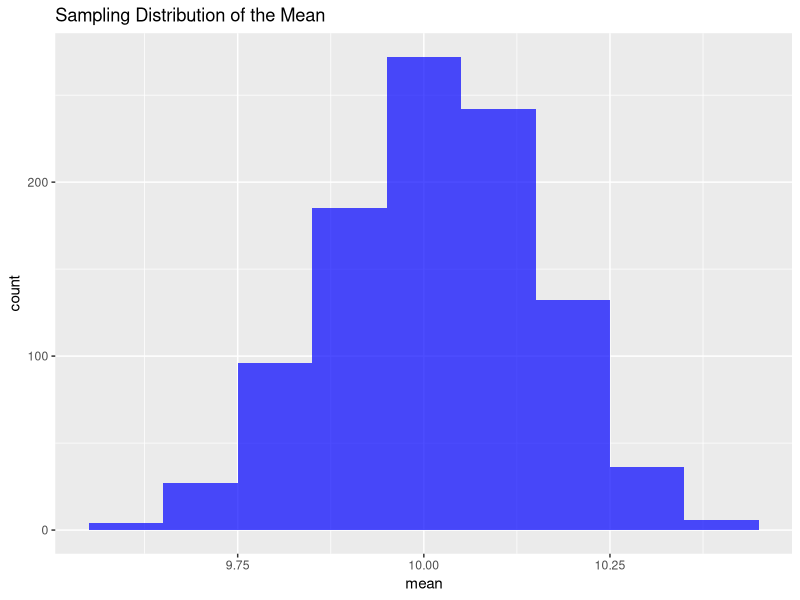
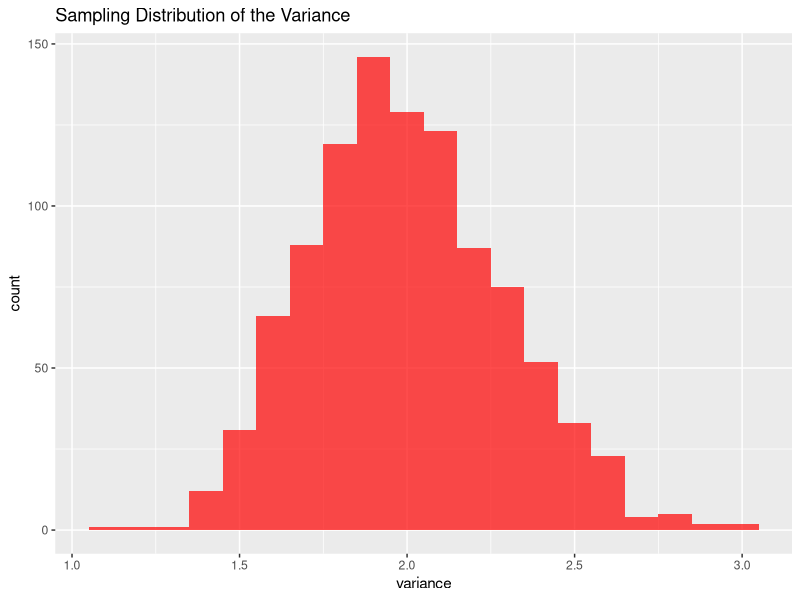

Recreate these plots in R, in order.
## ---- chunk 1
knitr::opts_chunk$set(echo = TRUE)
## ---- chunk 2
library(tidyverse)
library(stats)
library(markdown)
## ---- chunk 3
population <- rnorm(10000, mean = 10, sd = sqrt(2))
## ---- chunk 4
sample_data <- sample(population, 100)
sample_mean <- mean(sample_data)
sample_se <- sd(sample_data) / sqrt(100)
ci_lower <- sample_mean - qt(0.975, df = 99) * sample_se
ci_upper <- sample_mean + qt(0.975, df = 99) * sample_se
list(sample_mean = sample_mean, sample_se = sample_se, ci_lower = ci_lower, ci_upper = ci_upper)
## ---- chunk 5
sampling_means <- vector("numeric", 1000)
sampling_vars <- vector("numeric", 1000)

for (i in 1:1000) {
  sample_data <- sample(population, 100)
  sampling_means[i] <- mean(sample_data)
  sampling_vars[i] <- var(sample_data)
}

sampling_means_df <- tibble(mean = sampling_means)
sampling_vars_df <- tibble(variance = sampling_vars)

ggplot(sampling_means_df, aes(x = mean)) +
  geom_histogram(binwidth = 0.1, fill = "blue", alpha = 0.7) +
  ggtitle("Sampling Distribution of the Mean")

ggplot(sampling_vars_df, aes(x = variance)) +
  geom_histogram(binwidth = 0.1, fill = "red", alpha = 0.7) +
  ggtitle("Sampling Distribution of the Variance")

mean_percentiles <- quantile(sampling_means, c(0.025, 0.975))
list(mean_2.5_percentile = mean_percentiles[1], mean_97.5_percentile = mean_percentiles[2])
## ---- chunk 6
simulate_coin_toss <- function(n) {
  sample(c("Heads", "Tails"), n, replace = TRUE)
}
results <- simulate_coin_toss(10000)
count_results <- table(results)
count_results
## ---- chunk 7
results_7_tosses <- simulate_coin_toss(7)
count_results_7_tosses <- table(results_7_tosses)
estimated_prob_heads_7 <- count_results_7_tosses["Heads"] / 7
estimated_prob_heads_7
## ---- chunk 8
results_7001_tosses <- simulate_coin_toss(7001)
count_results_7001_tosses <- table(results_7001_tosses)
estimated_prob_heads_7001 <- count_results_7001_tosses["Heads"] / 7001
estimated_prob_heads_7001
## ---- chunk 9
pt3_samples <- tibble(
  x1 = c(4, 4, 4, 6, 6, 38),
  x2 = c(6, 38, 72, 38, 72, 72)
)
## ---- chunk 10
pt3_samples<-pt3_samples%>%
  mutate(arithmetic_mean=(x1+x2)/2)%>%
  mutate(harmonic_mean=(2/((1/x1)+(1/x2))))%>%
  mutate(geometric_mean=sqrt(x1*x2))
pt3_samples
## ---- chunk 11
pt3_pop <- c(4, 6, 38, 72)
pop_arithmetic <- mean(pt3_pop)
pop_harmonic <- length(pt3_pop) / sum(1 / pt3_pop)
pop_geometric <- exp(mean(log(pt3_pop)))

pt3_samples<-pt3_samples%>%
  mutate(arithmetic_bias=arithmetic_mean-pop_arithmetic)%>%
  mutate(harmonic_bias=harmonic_mean-pop_harmonic)%>%
  mutate(geometric_bias=geometric_mean-pop_geometric)

bias_summary<-pt3_samples%>%
  summarise(arithmetic_bias=mean(arithmetic_bias),
            harmonic_bias=mean(harmonic_bias),
            geometric_bias=mean(geometric_bias))
bias_summary
## ---- chunk 12
pt3_samples<-pt3_samples%>%
  mutate(arithmetic_variance=(arithmetic_mean-mean(arithmetic_mean))^2)%>%
  mutate(harmonic_variance=(harmonic_mean-mean(harmonic_mean))^2)%>%
  mutate(geometric_variance=(geometric_mean-mean(geometric_mean))^2)

variance_summary<-pt3_samples%>%
  summarise(arithmetic_variance=mean(arithmetic_variance),
            harmonic_variance=mean(harmonic_variance),
            geometric_variance=mean(geometric_variance))
variance_summary
## ---- chunk 13
pt3_samples<-pt3_samples%>%
  mutate(arithmetic_mse=(arithmetic_mean-mean(arithmetic_mean))^2)%>%
  mutate(harmonic_mse=(harmonic_mean-mean(arithmetic_mean))^2)%>%
  mutate(geometric_mse=(geometric_mean-mean(arithmetic_mean))^2)

mse_summary<-pt3_samples%>%
  summarise(arithmetic_mse=mean(arithmetic_mse),
            harmonic_mse=mean(harmonic_mse),
            geometric_mse=mean(geometric_mse))
mse_summary
## ---- chunk 14
pt3f_samples <- tibble(
  x1 = c(4, 4, 4, 8, 8, 10),
  x2 = c(8, 10, 12, 10, 12, 12)
)

pt3f_samples<-pt3f_samples%>%
  mutate(arithmetic_mean=(x1+x2)/2)%>%
  mutate(harmonic_mean=(2/((1/x1)+(1/x2))))%>%
  mutate(geometric_mean=sqrt(x1*x2))
pt3f_samples

pt3f_pop <- c(4, 8, 10, 12)
pop_arithmetic <- mean(pt3f_pop)
pop_harmonic <- length(pt3f_pop) / sum(1 / pt3f_pop)
pop_geometric <- exp(mean(log(pt3f_pop)))

pt3f_samples<-pt3f_samples%>%
  mutate(arithmetic_bias=arithmetic_mean-pop_arithmetic)%>%
  mutate(harmonic_bias=harmonic_mean-pop_harmonic)%>%
  mutate(geometric_bias=geometric_mean-pop_geometric)

bias_summary<-pt3f_samples%>%
  summarise(arithmetic_bias=mean(arithmetic_bias),
            harmonic_bias=mean(harmonic_bias),
            geometric_bias=mean(geometric_bias))
bias_summary

pt3f_samples<-pt3f_samples%>%
  mutate(arithmetic_variance=(arithmetic_mean-mean(arithmetic_mean))^2)%>%
  mutate(harmonic_variance=(harmonic_mean-mean(harmonic_mean))^2)%>%
  mutate(geometric_variance=(geometric_mean-mean(geometric_mean))^2)

variance_summary<-pt3f_samples%>%
  summarise(arithmetic_variance=mean(arithmetic_variance),
            harmonic_variance=mean(harmonic_variance),
            geometric_variance=mean(geometric_variance))
variance_summary

pt3f_samples<-pt3f_samples%>%
  mutate(arithmetic_mse=(arithmetic_mean-mean(arithmetic_mean))^2)%>%
  mutate(harmonic_mse=(harmonic_mean-mean(arithmetic_mean))^2)%>%
  mutate(geometric_mse=(geometric_mean-mean(arithmetic_mean))^2)

mse_summary<-pt3f_samples%>%
  summarise(arithmetic_mse=mean(arithmetic_mse),
            harmonic_mse=mean(harmonic_mse),
            geometric_mse=mean(geometric_mse))
mse_summary
